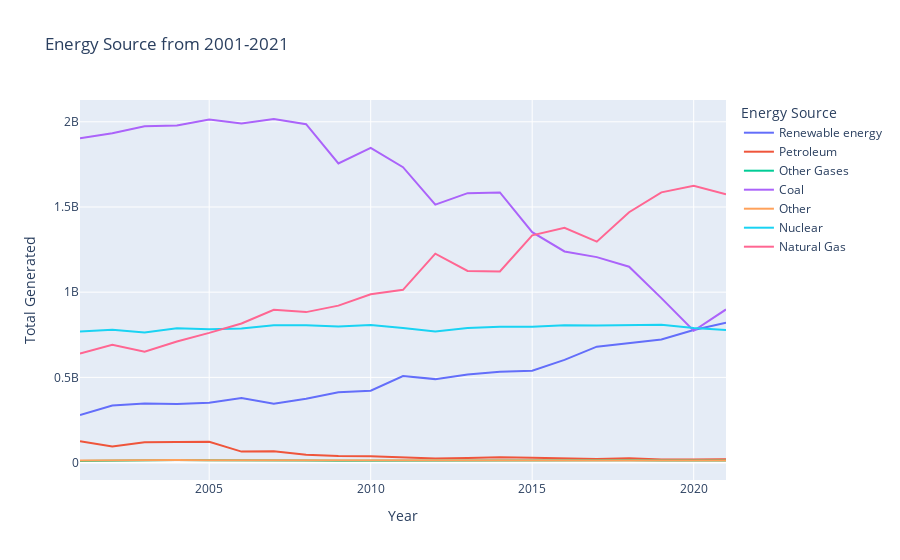

This figure's notebook cell:
### Code cell
#line graph
energy_grouped = query_data()

fig = px.line(energy_grouped, x="Year", y="Total Generated", 
              title="Energy Source from 2001-2021",
              color = 'Energy Source') 

fig.show()

### Figure 1 — Plotly figure (JSON) as saved in the notebook; plotly's stock layout.template omitted (floating-point values rounded to 4 significant figures)
{"data": [{"hovertemplate": "Energy Source=Renewable energy<br>Year=%{x}<br>Total Generated=%{y}<extra></extra>", "legendgroup": "Renewable energy", "line": {"color": "#636efa", "dash": "solid"}, "marker": {"symbol": "circle"}, "mode": "lines", "name": "Renewable energy", "orientation": "v", "showlegend": true, "type": "scatter", "x": [2001, 2002, 2003, 2004, 2005, 2006, 2007, 2008, 2009, 2010, 2011, 2012, 2013, 2014, 2015, 2016, 2017, 2018, 2019, 2020, 2021], "xaxis": "x", "y": [278906244, 334695061, 346758061, 342996480, 351092887, 379214086, 345851148, 374644348, 413096483, 421874987, 507500000.0, 489600000.0, 517400000.0, 533600000.0, 539149485, 602758969, 680088153, 700911298, 722435784, 777682224, 821275716], "yaxis": "y"}, {"hovertemplate": "Energy Source=Petroleum<br>Year=%{x}<br>Total Generated=%{y}<extra></extra>", "legendgroup": "Petroleum", "line": {"color": "#EF553B", "dash": "solid"}, "marker": {"symbol": "circle"}, "mode": "lines", "name": "Petroleum", "orientation": "v", "showlegend": true, "type": "scatter", "x": [2001, 2002, 2003, 2004, 2005, 2006, 2007, 2008, 2009, 2010, 2011, 2012, 2013, 2014, 2015, 2016, 2017, 2018, 2019, 2020, 2021], "xaxis": "x", "y": [124880223, 94567379, 119405639, 121145083, 122225034, 64166415, 65738967, 46242610, 38936507, 37061009, 30180000.0, 23190000.0, 27160000.0, 30490000.0, 28248721, 24204817, 21389948, 25225630, 18438197, 17341026, 18781782], "yaxis": "y"}, {"hovertemplate": "Energy Source=Other Gases<br>Year=%{x}<br>Total Generated=%{y}<extra></extra>", "legendgroup": "Other Gases", "line": {"color": "#00cc96", "dash": "solid"}, "marker": {"symbol": "circle"}, "mode": "lines", "name": "Other Gases", "orientation": "v", "showlegend": true, "type": "scatter", "x": [2001, 2002, 2003, 2004, 2005, 2006, 2007, 2008, 2009, 2010, 2011, 2012, 2013, 2014, 2015, 2016, 2017, 2018, 2019, 2020, 2021], "xaxis": "x", "y": [9039473, 11462685, 15600026, 15252421, 13464151, 14176800, 13453352, 11706870, 10632113, 11312795, 11570000.0, 11900000.0, 12850000.0, 11580000.0, 13116699, 12807433, 12468968, 13462749, 12591101, 11818477, 11283103], "yaxis": "y"}, {"hovertemplate": "Energy Source=Coal<br>Year=%{x}<br>Total Generated=%{y}<extra></extra>", "legendgroup": "Coal", "line": {"color": "#ab63fa", "dash": "solid"}, "marker": {"symbol": "circle"}, "mode": "lines", "name": "Coal", "orientation": "v", "showlegend": true, "type": "scatter", "x": [2001, 2002, 2003, 2004, 2005, 2006, 2007, 2008, 2009, 2010, 2011, 2012, 2013, 2014, 2015, 2016, 2017, 2018, 2019, 2020, 2021], "xaxis": "x", "y": [1903955939, 1933130342, 1973736746, 1978300559, 2012873053, 1990511140, 2016455587, 1985801252, 1755904259, 1847290262, 1733000000.0, 1514000000.0, 1581000000.0, 1586000000.0, 1352398200, 1239148659, 1205835277, 1149487354, 964956757, 773392913, 898678541], "yaxis": "y"}, {"hovertemplate": "Energy Source=Other<br>Year=%{x}<br>Total Generated=%{y}<extra></extra>", "legendgroup": "Other", "line": {"color": "#FFA15A", "dash": "solid"}, "marker": {"symbol": "circle"}, "mode": "lines", "name": "Other", "orientation": "v", "showlegend": true, "type": "scatter", "x": [2001, 2002, 2003, 2004, 2005, 2006, 2007, 2008, 2009, 2010, 2011, 2012, 2013, 2014, 2015, 2016, 2017, 2018, 2019, 2020, 2021], "xaxis": "x", "y": [11906353, 13526916, 14044522, 14232431, 12821041, 12974403, 12231148, 11803654, 11928337, 12855339, 14110000.0, 13790000.0, 13590000.0, 12580000.0, 14027809, 13754235, 13096119, 12973208, 13334272, 12855196, 12139767], "yaxis": "y"}, {"hovertemplate": "Energy Source=Nuclear<br>Year=%{x}<br>Total Generated=%{y}<extra></extra>", "legendgroup": "Nuclear", "line": {"color": "#19d3f3", "dash": "solid"}, "marker": {"symbol": "circle"}, "mode": "lines", "name": "Nuclear", "orientation": "v", "showlegend": true, "type": "scatter", "x": [2001, 2002, 2003, 2004, 2005, 2006, 2007, 2008, 2009, 2010, 2011, 2012, 2013, 2014, 2015, 2016, 2017, 2018, 2019, 2020, 2021], "xaxis": "x", "y": [768826308, 780064087, 763732695, 788528387, 781986365, 787218636, 806424753, 806208435, 798854585, 806968301, 790204367, 769331249, 789016473, 797067458, 797177877, 805693948, 804949635, 807084477, 809409262, 789878863, 778151500], "yaxis": "y"}, {"hovertemplate": "Energy Source=Natural Gas<br>Year=%{x}<br>Total Generated=%{y}<extra></extra>", "legendgroup": "Natural Gas", "line": {"color": "#FF6692", "dash": "solid"}, "marker": {"symbol": "circle"}, "mode": "lines", "name": "Natural Gas", "orientation": "v", "showlegend": true, "type": "scatter", "x": [2001, 2002, 2003, 2004, 2005, 2006, 2007, 2008, 2009, 2010, 2011, 2012, 2013, 2014, 2015, 2016, 2017, 2018, 2019, 2020, 2021], "xaxis": "x", "y": [639129114, 691005761, 649907551, 710100037, 760960257, 816440783, 896589798, 882980635, 920978685, 987697270, 1014000000.0, 1226000000.0, 1125000000.0, 1122000000.0, 1333482110, 1378306947, 1296442511, 1469132687, 1585716776, 1624050006, 1575229843], "yaxis": "y"}], "layout": {"legend": {"title": {"text": "Energy Source"}, "tracegroupgap": 0}, "title": {"text": "Energy Source from 2001-2021"}, "xaxis": {"anchor": "y", "domain": [0, 1], "title": {"text": "Year"}}, "yaxis": {"anchor": "x", "domain": [0, 1], "title": {"text": "Total Generated"}}}}
